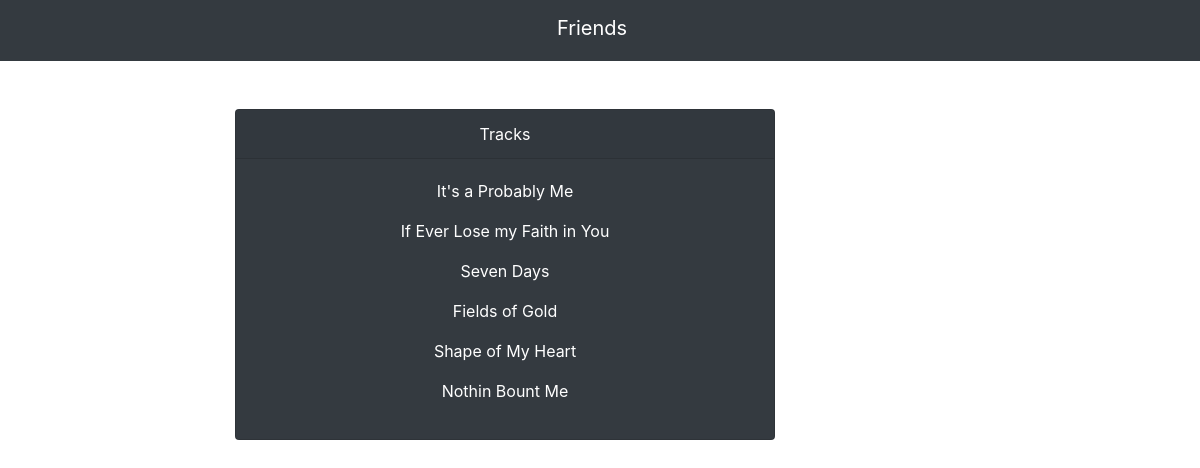
Screenshot of /isdb/music/1/ with the database file from the repository.
### isdb/models.py (models this page shows, shortened)
class Track(models.Model):
    name = models.CharField(max_length=150, blank=True, null=True)
    compositor = models.ForeignKey(to=Compositor, on_delete=models.CASCADE, blank=True, null=True)
    country = models.CharField(max_length=150, blank=True, null=True)

### isdb/views.py (the view)
# urls.py: path('music/<int:pk>/', views.music, name='music')
def music(request, pk):
    all_track = Album.objects.get(pk=pk)
    return render(request, 'music.html', context={'all_track': all_track})

### isdb/templates/music.html
{% extends 'base1.html' %}
{% block content %}
<div class=" " style="width: 2000px; height: 45px; display: table-cell;  text-align: center">
<div class="card text-white bg-dark mb-5 " style="max-width: 40rem;">
  <div class="card-header">Tracks</div>
  <div class="card-body">
{%for track in all_track.tracks.all%}
<p>
    {{ track.name }}
</p>
{% endfor %}
  </div>
</div>
</div>
{% endblock %}

### rows the page displays
Track: name "It's a Probably Me"
Track: name "If Ever Lose my Faith in You"
Track: name "Seven Days"
Track: name "Fields of Gold"
Track: name "Shape of My Heart"
Track: name "Nothin Bount Me"
